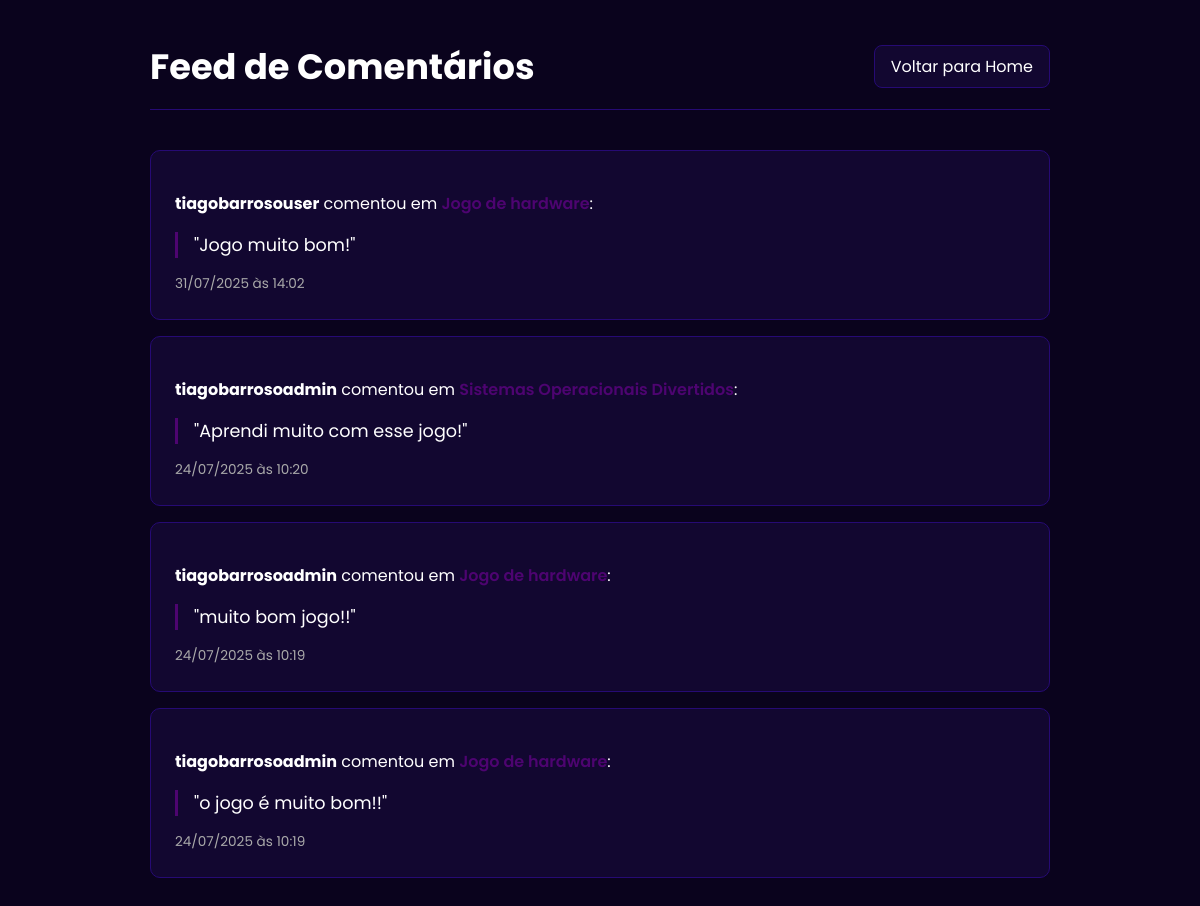
Screenshot of /comentarios/ (signed in) with the database file from the repository.
### potplayapp/models.py (models this page shows, shortened)
class Comentario(models.Model):
    jogo = models.ForeignKey(Jogo, on_delete=models.CASCADE, related_name='comentarios')
    autor = models.ForeignKey(User, on_delete=models.CASCADE)
    texto = models.TextField(verbose_name="Seu comentário")
    data_criacao = models.DateTimeField(auto_now_add=True)

class Jogo(models.Model):
    STATUS_AVALIACAO = [
        ('Pendente', 'Pendente'),
        ('Aprovado', 'Aprovado'),
        ('Rejeitado', 'Rejeitado'),
    ]
    desenvolvedor = models.ForeignKey(User, on_delete=models.CASCADE, related_name="jogos_criados")
    categoria = models.ForeignKey(Categoria, on_delete=models.SET_NULL, null=True, blank=False)
    capa = models.ImageField(upload_to='capas/', null=True, blank=True)
    nome = models.CharField(max_length=255)
    descricao = models.TextField()
    favoritos = models.ManyToManyField(User, related_name='jogos_favoritos', blank=True)
    arquivo_jogo = models.FileField(upload_to='arquivos_jogos/')
    data_submissao = models.DateTimeField(auto_now_add=True)
    data_atualizacao = models.DateTimeField(auto_now=True) # Atualiza automaticamente a cada edição
    status_avaliacao = models.CharField(
        max_length=10,
        choices=STATUS_AVALIACAO,
        default='Pendente'
    )

### potplayapp/views.py (the view)
# urls.py: path('comentarios/', views.todos_comentarios_view, name='todos_comentarios'),
@login_required
def todos_comentarios_view(request):
    comentarios = Comentario.objects.all().order_by('-data_criacao')
    return render(request, 'todos_comentarios.html', {'comentarios': comentarios})

### potplayapp/templates/todos_comentarios.html (shortened to what this page needs)
{% load static %}
<!DOCTYPE html>
<html lang="pt-br">
<head>
    <link rel="stylesheet" href="{% static 'potplayapp/css/global.css' %}">
    <link rel="stylesheet" href="{% static 'potplayapp/css/todos_comentarios.css' %}">
    <link rel="stylesheet" href="https://cdnjs.cloudflare.com/ajax/libs/font-awesome/5.15.4/css/all.min.css">
</head>
<body>
<div class="container">
    <div class="header-feed">
        <h1>Feed de Comentários</h1>
        <a href="{% url 'home' %}" class="btn-voltar">Voltar para Home</a>
    </div>
    <div>
        {% for comentario in comentarios %}
            <div class="comment-card">
                <div class="comment-content">
                    <p class="comment-info">
                        <strong>{{ comentario.autor.username }}</strong> comentou em <strong class="game-name">{{ comentario.jogo.nome }}</strong>:
                    </p>
                    <blockquote class="comment-body">"{{ comentario.texto }}"</blockquote>
                    <small class="comment-meta">{{ comentario.data_criacao|date:"d/m/Y à\s H:i" }}</small>
                </div>
            </div>
        {% empty %}
            <div class="no-comments-alert">
                <p>Nenhum comentário foi feito na plataforma ainda.</p>
            </div>
        {% endfor %}
    </div>
</div>
</body>
</html>

### potplayapp/static/potplayapp/css/global.css (style rules this page uses)
body { font-family: "Inter", sans-serif; background-color: #120730; color: white; }
a { color: white; text-decoration: none; }

### potplayapp/static/potplayapp/css/todos_comentarios.css (style rules this page uses)
body { background-color: #0A031D; color: white; font-family: 'Poppins', sans-serif; padding: 2rem; }
.container { max-width: 900px; margin: 0 auto; }
.header-feed { display: flex; justify-content: space-between; align-items: center; margin-bottom: 2.5rem; border-bottom: 1px solid #260A74; padding-bottom: 1rem; }
.header-feed h1 { font-family: 'Poppins', sans-serif; font-size: 2.2rem; font-weight: 700; margin: 0; }
.btn-voltar { background-color: #120730; color: white; padding: 0.5rem 1rem; text-decoration: none; border-radius: 8px; border: 1px solid #260A74; transition: background-color 0.3s; }
.comment-card { background-color: #120730; border: 1px solid #260A74; padding: 1.5rem; margin-bottom: 1rem; border-radius: 10px; display: flex; justify-content: space-between; align-items: flex-start; }
.comment-info strong { color: #FFFFFF; }
.comment-info .game-name { color: #4D0470; font-weight: 600; }
.comment-body { font-size: 1.1rem; margin: 0.75rem 0; padding-left: 1rem; border-left: 3px solid #4D0470; }
.comment-meta { font-size: 0.85rem; color: #aaa; }

### rows the page displays
Comentario: autor.username "tiagobarrosouser", jogo.nome "Jogo de hardware", texto "Jogo muito bom!", data_criacao "31/07/2025 às 14:02"
Comentario: autor.username "tiagobarrosoadmin", jogo.nome "Sistemas Operacionais Divertidos", texto "Aprendi muito com esse jogo!", data_criacao "24/07/2025 às 10:20"
Comentario: autor.username "tiagobarrosoadmin", jogo.nome "Jogo de hardware", texto "muito bom jogo!!", data_criacao "24/07/2025 às 10:19"
Comentario: autor.username "tiagobarrosoadmin", jogo.nome "Jogo de hardware", texto "o jogo é muito bom!!", data_criacao "24/07/2025 às 10:19"
